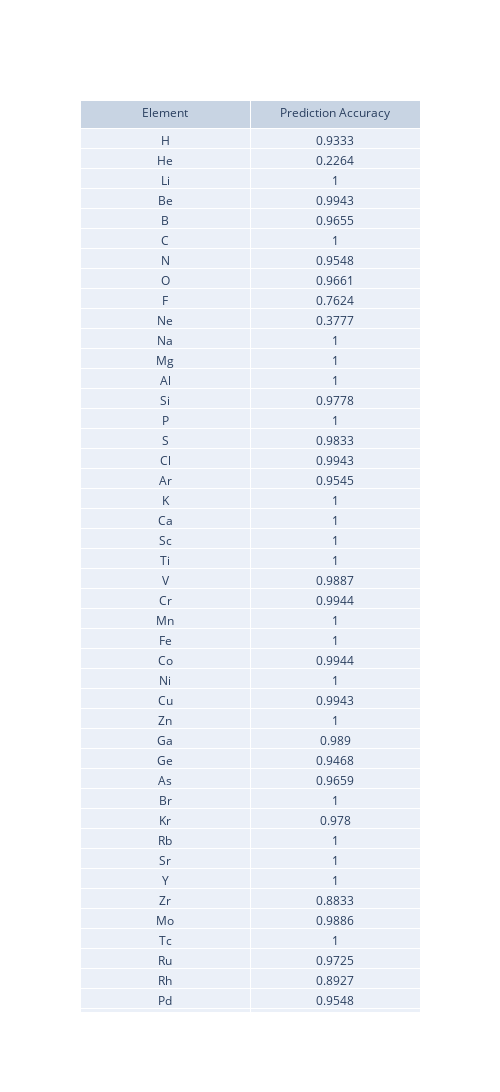

Write notebook code for a chart like this one.
### Code cell
#Look at Jaccard scores which gives partial credit
#https://scikit-learn.org/stable/modules/model_evaluation.html#jaccard-similarity-score
samp_avg_jacc = jaccard_score(y_test, y_pred, average='samples') # % correct by sample, then averaged
print(f"sample average acc: {samp_avg_jacc}")
elem_jacc = np.round(jaccard_score(y_test, y_pred, average=None),4)

fig = go.Figure(data=[go.Table(header=dict(values=['Element', 'Prediction Accuracy']),
                 cells=dict(values=[elem_symb, elem_jacc]))])
fig.update_layout(width=500, height=2000)
fig.show()

### Figure 1 — Plotly figure (JSON) as saved in the notebook; plotly's stock layout.template omitted (floating-point values rounded to 4 significant figures; data arrays with more than 128 entries replaced by an {"elided": "..."} marker saying what was removed)
{"data": [{"cells": {"values": {"elided": "2x80 mixed values"}}, "header": {"values": ["Element", "Prediction Accuracy"]}, "type": "table"}], "layout": {"height": 2000, "width": 500}}
